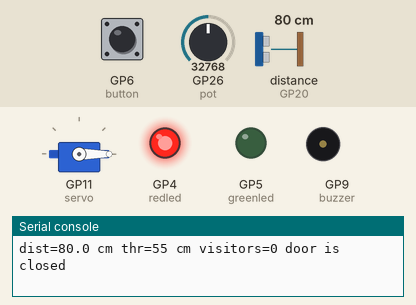
Simulated run of this program. Board: Raspberry Pi Pico running MicroPython. On the bench: servo, output pins drawn as LEDs (lit = HIGH), buzzer (waves = sounding), the last lines printed to the serial console. The test bench sets the inputs (shaded band); at power-on: distance to the obstacle (sensor on GP20) 80 cm, GP26 (pot) = 32768, GP6 (button) LOW (analog values on the 0–65535 scale). The echo pulse lasts 58.3 µs per cm; servo angles are drawn from the pulse width (0.5 ms = 0°, 2.5 ms = 180°); pins used as bus, display or sensor lines are not drawn.

Above: at 1.2 s.
1.3 s: distance to the obstacle (sensor on GP20) set to 59 cm
2.8 s: distance to the obstacle (sensor on GP20) set to 50 cm
At 3.13 s:
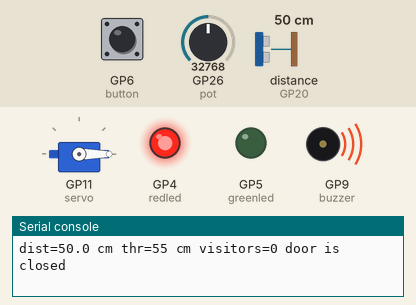
At 4.2 s:
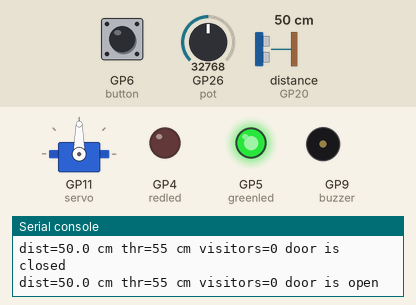
5.8 s: GP26 (pot) set to 19660
8.8 s: distance to the obstacle (sensor on GP20) set to 120 cm
11.3 s: GP6 (button) pulled HIGH for 0.25 s
At 12.08 s:
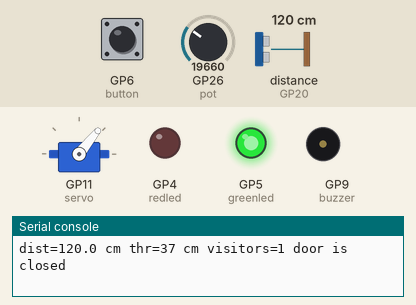
14.3 s: distance to the obstacle (sensor on GP20) set to 250 cm
At 15.83 s:
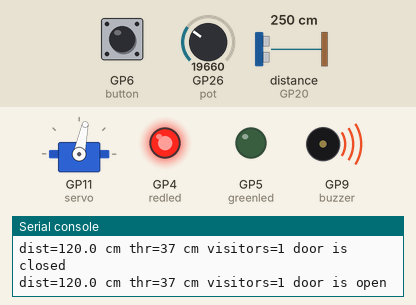
Timing chart, 0 to 18.3 s (numbered marks = the images above; inputs shaded):
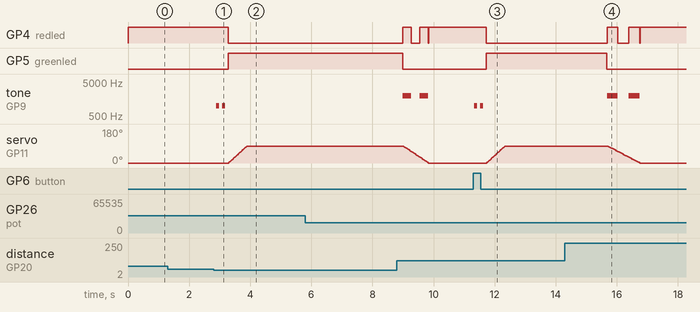

The program:

Firsthwcode.py
```python
from machine import Pin, ADC, PWM, time_pulse_us
import time

trig=Pin(21,Pin.OUT)
echo=Pin(20,Pin.IN)

servo=PWM(Pin(11))
servo.freq(50)

buzzer=PWM(Pin(9))
buzzer.duty_u16(0)

pot=ADC(Pin(26))

button=Pin(6,Pin.IN, Pin.PULL_DOWN)
greenled=Pin(5, Pin.OUT)
redled=Pin(4, Pin.OUT)

doorangle=0
lastbutton=0
visitors=0


def maprange(x, inmin, inmax, outmin, outmax):
    return (x-inmin)*(outmax-outmin)/(inmax-inmin)+outmin

def getdistance():
    trig.value(0)
    time.sleep_us(2)
    trig.value(1)
    time.sleep_us(10)
    trig.value(0)
    t = time_pulse_us(echo, 1, 30000)

    if t < 0:
        return None

    dist = (t * 0.0343) / 2
    return dist

def getthreshold():
    val=pot.read_u16()
    thr=maprange(val,0,65535,10,100)
    return int(round(thr))
def personpresent(dist=None, thr=None):
    if dist is None:
        dist = getdistance()
    if thr is None:
        thr = getthreshold()

    if dist is not None and dist < thr:
        return True
    return False


def setangle(angle):
    global doorangle

    if angle < 0:
        angle = 0
    if angle > 180:
        angle=180

    doorangle=angle

    pulse_us=maprange(angle,0,180,500,2500)
    duty=int((pulse_us/20000)*65535)
    servo.duty_u16(duty)

def beep(times):
    for i in range(times):
        buzzer.freq(1000)
        buzzer.duty_u16(30000)
        time.sleep(0.1)
        buzzer.duty_u16(0)
        time.sleep(0.1)

def opendoor():
    beep(2)
    greenled.value(1)
    redled.value(0)


    for angle in range (doorangle, 91, 3):
        setangle(angle)
        time.sleep(0.02)
    setangle(90)


def waittillclear():
    count=0
    while count < 30:
        if personpresent():
            count=0
        else :
            count=count+1
        time.sleep(0.1)

def closedoor():
    greenled.value(0)
    steps=0
    ledandbuzzeron= True

    for angle in range(doorangle,-1,-3):
        if personpresent():
            buzzer.duty_u16(0)
            return False

        if steps %10==0:
            if ledandbuzzeron:
                redled.value(1)
                buzzer.freq(2000)
                buzzer.duty_u16(30000)
                ledandbuzzeron=False
            else:
                redled.value(0)
                buzzer.duty_u16(0)
                ledandbuzzeron=True
        setangle(angle)
        time.sleep(0.02)
        steps=steps+1
    buzzer.duty_u16(0)
    redled.value(1)
    return True

def buttonpressed():
    global lastbutton
    current=button.value()
    pressed=False

    if current != lastbutton:
        time.sleep(0.02)
        current = button.value()
        if current == 1 and lastbutton == 0:
            pressed = True
        lastbutton = current
    return pressed

setangle(0)
redled.value(1)
greenled.value(0)
buzzer.duty_u16(0)

while True:
    dist = getdistance()
    thr = getthreshold()


    if dist is None:
        print("dist=None thr=" + str(thr) + " cm visitors=" + str(visitors))
    else:
        print("dist=" + str(round(dist, 1)) + " cm thr=" + str(thr) + " cm visitors=" + str(visitors) +" door is closed")


    if personpresent(dist, thr) or buttonpressed():
        doorclosed = False

        while not doorclosed:
            opendoor()
            print("dist=" + str(round(dist, 1)) + " cm thr=" + str(thr) + " cm visitors=" + str(visitors) +" door is open")

            waittillclear()
            doorclosed = closedoor()

        visitors += 1
        redled.value(1)
        greenled.value(0)
        buzzer.duty_u16(0)

    time.sleep(0.2)
```

Measured:
- the behaviour switches between 55 and 54 cm on distance to the obstacle (sensor on GP20) (found by bisection; images 0 and 1)
- after the input at 2.8 s, GP4 (redled): HIGH → LOW after 0.48 s; GP5 (greenled): LOW → HIGH after 0.48 s; tone on GP9 (buzzer): alternates 1000 Hz for 0.10 s and silent for 0.10 s, 4 changes in all, then stays silent, starting after 0.08 s; servo on GP11 (servo): moves from 0° to 90° over 0.58 s, starting after 0.50 s
- after the input at 5.8 s, every drawn part: stays the same
- after the input at 11.3 s, GP4 (redled): HIGH → LOW after 0.43 s; GP5 (greenled): LOW → HIGH after 0.43 s; tone on GP9 (buzzer): alternates 1000 Hz for 0.10 s and silent for 0.10 s, 4 changes in all, then stays silent, starting at once; servo on GP11 (servo): moves from 0° to 90° over 0.58 s, starting after 0.45 s
- after the input at 14.3 s, tone on GP9 (buzzer): alternates 2000 Hz for 0.35 s and silent for 0.35 s, 4 changes in all, then stays silent, starting after 1.4 s
